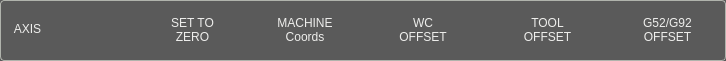
                 <widget class="QFrame" name="frame_header_background_4">
                  <property name="geometry">
                   <rect>
                    <x>10</x>
                    <y>125</y>
                    <width>726</width>
                    <height>61</height>
                   </rect>
                  </property>
                  <property name="styleSheet">
                   <string notr="true">.QFrame{
    border-style: solid;
    border-color: rgb(176, 179,172);
    border-width: 1px;
    border-radius: 4px;
    background-color: rgb(90, 90, 90);
}
</string>
                  </property>
                  <property name="frameShape">
                   <enum>QFrame::StyledPanel</enum>
                  </property>
                  <property name="frameShadow">
                   <enum>QFrame::Raised</enum>
                  </property>
                  <widget class="StatusLabel" name="statuslabel_34">
                   <property name="geometry">
                    <rect>
                     <x>10</x>
                     <y>20</y>
                     <width>35</width>
                     <height>17</height>
                    </rect>
                   </property>
                   <property name="sizePolicy">
                    <sizepolicy hsizetype="Fixed" vsizetype="Fixed">
                     <horstretch>0</horstretch>
                     <verstretch>0</verstretch>
                    </sizepolicy>
                   </property>
                   <property name="minimumSize">
                    <size>
                     <width>30</width>
                     <height>17</height>
                    </size>
                   </property>
                   <property name="maximumSize">
                    <size>
                     <width>50</width>
                     <height>17</height>
                    </size>
                   </property>
                   <property name="styleSheet">
                    <string notr="true">QLabel{
    color: rgb(238, 238, 236);
	font: 15pt &quot;Bebas Kai&quot;;
}</string>
                   </property>
                   <property name="text">
                    <string>AXIS</string>
                   </property>
                   <property name="alignment">
                    <set>Qt::AlignCenter</set>
                   </property>
                   <property name="rules" stdset="0">
                    <string>[]</string>
                   </property>
                  </widget>
                  <widget class="StatusLabel" name="statuslabel_35">
                   <property name="geometry">
                    <rect>
                     <x>55</x>
                     <y>5</y>
                     <width>80</width>
                     <height>50</height>
                    </rect>
                   </property>
                   <property name="sizePolicy">
                    <sizepolicy hsizetype="Fixed" vsizetype="Fixed">
                     <horstretch>0</horstretch>
                     <verstretch>0</verstretch>
                    </sizepolicy>
                   </property>
                   <property name="minimumSize">
                    <size>
                     <width>80</width>
                     <height>17</height>
                    </size>
                   </property>
                   <property name="maximumSize">
                    <size>
                     <width>100</width>
                     <height>50</height>
                    </size>
                   </property>
                   <property name="styleSheet">
                    <string notr="true">QLabel{
    color: rgb(238, 238, 236);
	font: 15pt &quot;Bebas Kai&quot;;
}</string>
                   </property>
                   <property name="alignment">
                    <set>Qt::AlignCenter</set>
                   </property>
                   <property name="rules" stdset="0">
                    <string>[{&quot;channels&quot;: [{&quot;url&quot;: &quot;status:g5x_index?text&quot;, &quot;trigger&quot;: true}], &quot;property&quot;: &quot;Text&quot;, &quot;expression&quot;: &quot;ch[0] + '\\nCoords'\n&quot;, &quot;name&quot;: &quot;WCS Header&quot;}]</string>
                   </property>
                  </widget>
                  <widget class="QLabel" name="work_column_header_13">
                   <property name="enabled">
                    <bool>false</bool>
                   </property>
                   <property name="geometry">
                    <rect>
                     <x>255</x>
                     <y>5</y>
                     <width>100</width>
                     <height>50</height>
                    </rect>
                   </property>
                   <property name="sizePolicy">
                    <sizepolicy hsizetype="Fixed" vsizetype="Fixed">
                     <horstretch>0</horstretch>
                     <verstretch>0</verstretch>
                    </sizepolicy>
                   </property>
                   <property name="minimumSize">
                    <size>
                     <width>80</width>
                     <height>17</height>
                    </size>
                   </property>
                   <property name="maximumSize">
                    <size>
                     <width>100</width>
                     <height>50</height>
                    </size>
                   </property>
                   <property name="styleSheet">
                    <string notr="true">QLabel{
    color: rgb(238, 238, 236);
	font: 15pt &quot;Bebas Kai&quot;;
}</string>
                   </property>
                   <property name="text">
                    <string>MACHINE
Coords</string>
                   </property>
                   <property name="alignment">
                    <set>Qt::AlignCenter</set>
                   </property>
                  </widget>
                  <widget class="QLabel" name="machine_column_header_14">
                   <property name="geometry">
                    <rect>
                     <x>380</x>
                     <y>5</y>
                     <width>86</width>
                     <height>50</height>
                    </rect>
                   </property>
                   <property name="sizePolicy">
                    <sizepolicy hsizetype="Preferred" vsizetype="Preferred">
                     <horstretch>0</horstretch>
                     <verstretch>0</verstretch>
                    </sizepolicy>
                   </property>
                   <property name="minimumSize">
                    <size>
                     <width>60</width>
                     <height>50</height>
                    </size>
                   </property>
                   <property name="maximumSize">
                    <size>
                     <width>16777215</width>
                     <height>50</height>
                    </size>
                   </property>
                   <property name="styleSheet">
                    <string notr="true">QLabel{
    color: rgb(238, 238, 236);
	font: 15pt &quot;Bebas Kai&quot;;
}</string>
                   </property>
                   <property name="text">
                    <string>WC
OFFSET</string>
                   </property>
                   <property name="alignment">
                    <set>Qt::AlignCenter</set>
                   </property>
                   <property name="wordWrap">
                    <bool>true</bool>
                   </property>
                  </widget>
                  <widget class="QLabel" name="axis_column_header_16">
                   <property name="geometry">
                    <rect>
                     <x>165</x>
                     <y>5</y>
                     <width>55</width>
                     <height>50</height>
                    </rect>
                   </property>
                   <property name="sizePolicy">
                    <sizepolicy hsizetype="Preferred" vsizetype="Preferred">
                     <horstretch>0</horstretch>
                     <verstretch>0</verstretch>
                    </sizepolicy>
                   </property>
                   <property name="minimumSize">
                    <size>
                     <width>55</width>
                     <height>50</height>
                    </size>
                   </property>
                   <property name="maximumSize">
                    <size>
                     <width>55</width>
                     <height>50</height>
                    </size>
                   </property>
                   <property name="styleSheet">
                    <string notr="true">QLabel{
    color: rgb(238, 238, 236);
	font: 15pt &quot;Bebas Kai&quot;;
}</string>
                   </property>
                   <property name="text">
                    <string>SET TO ZERO</string>
                   </property>
                   <property name="alignment">
                    <set>Qt::AlignCenter</set>
                   </property>
                   <property name="wordWrap">
                    <bool>true</bool>
                   </property>
                  </widget>
                  <widget class="QLabel" name="ref_coilumn_header_4">
                   <property name="geometry">
                    <rect>
                     <x>635</x>
                     <y>5</y>
                     <width>65</width>
                     <height>50</height>
                    </rect>
                   </property>
                   <property name="sizePolicy">
                    <sizepolicy hsizetype="Preferred" vsizetype="Fixed">
                     <horstretch>0</horstretch>
                     <verstretch>0</verstretch>
                    </sizepolicy>
                   </property>
                   <property name="minimumSize">
                    <size>
                     <width>65</width>
                     <height>50</height>
                    </size>
                   </property>
                   <property name="maximumSize">
                    <size>
                     <width>16777215</width>
                     <height>50</height>
                    </size>
                   </property>
                   <property name="styleSheet">
                    <string notr="true">QLabel{
    color: rgb(238, 238, 236);
	font: 15pt &quot;Bebas Kai&quot;;
}</string>
                   </property>
                   <property name="text">
                    <string>G52/G92
OFFSET</string>
                   </property>
                   <property name="alignment">
                    <set>Qt::AlignCenter</set>
                   </property>
                   <property name="wordWrap">
                    <bool>true</bool>
                   </property>
                  </widget>
                  <widget class="QLabel" name="machine_column_header_13">
                   <property name="geometry">
                    <rect>
                     <x>515</x>
                     <y>5</y>
                     <width>65</width>
                     <height>50</height>
                    </rect>
                   </property>
                   <property name="sizePolicy">
                    <sizepolicy hsizetype="Preferred" vsizetype="Preferred">
                     <horstretch>0</horstretch>
                     <verstretch>0</verstretch>
                    </sizepolicy>
                   </property>
                   <property name="minimumSize">
                    <size>
                     <width>65</width>
                     <height>50</height>
                    </size>
                   </property>
                   <property name="maximumSize">
                    <size>
                     <width>16777215</width>
                     <height>50</height>
                    </size>
                   </property>
                   <property name="styleSheet">
                    <string notr="true">QLabel{
    color: rgb(238, 238, 236);
	font: 15pt &quot;Bebas Kai&quot;;
}</string>
                   </property>
                   <property name="text">
                    <string>TOOL
OFFSET</string>
                   </property>
                   <property name="alignment">
                    <set>Qt::AlignCenter</set>
                   </property>
                   <property name="wordWrap">
                    <bool>true</bool>
                   </property>
                  </widget>
                 </widget>
